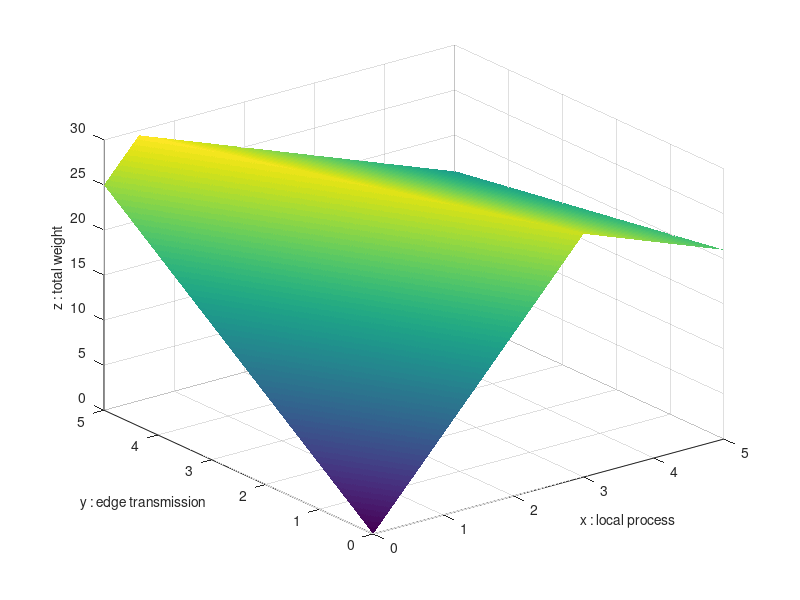

Source code (MATLAB): (Note: this script raises an error after producing the figure.)
 %%%%% Optimal Joint offloading and Scheduling%%%%
%%%% examples test %%%%
%%%% calculate Weight matrix %%%%
%%%% continuous %%%%
clear
A = 6; % arrival packets
X = 6; % virtual queue length
C = 1; % channel state
mu = 2; % local rate
e_E = 1; % edge energy consumption
e_L = 3; % local energy consumption
M = 1;
T = 5; % total time slots

y_max = T; 
z_max = T;
y = 0 : .01 : y_max;
z = 0 : .01 : z_max;

% schedule wireless transmission from 0 to y_max_int times 
W = zeros(length(y), length(z));
W_edge = zeros(1, length(y));
W_local = zeros(1, length(y));
z_maxWeight = zeros(1, length(y));

for i =  1 : length(y)
    W_edge(i) =  X * min(A, y(i) * C) - M * e_E * y(i);%
    for j = 1 : length(y)  % maximize local weight
        W_local(j) = X * min(max(A - y(i) * C, 0), z(j) * mu) - M * e_L * z(j);
        W(i, j) = W_edge(i) + W_local(j);
    end   
end



figure(1)
surf(y, z, W, 'EdgeColor', 'none')
xlabel('x : local process','FontSize', 10)
ylabel('y : edge transmission','FontSize', 10)
zlabel('z : total weight','FontSize', 10)
title('System Setup : A = ' + string(A) + ', X = ' + string(X) + ...
    ', \mu = ' + string(mu) + ', C = ' + string(C) + ', T = ' + string(T) ...
    + ', e^E = ' + string(e_E) + ', e^L  = ' + string(e_L),'FontSize', 14 )

% given z plot
% given_z = 3;
% figure(2)
% plot(y_all, W(:, given_z), 'r-o','LineWidth',2,'MarkerSize',10)
% xlabel('edge transmission', 'FontSize', 10)
% ylabel('total weight given k', 'FontSize', 10)
% title('System Setup : given z = ' + string(given_z) + ...
%     ', \mu = ' + string(mu) + ', C = ' + string(C) + ', T = ' + string(T) ...
%     + ', e^E = ' + string(e_E) + ', e^L  = ' + string(e_L),'FontSize', 14 )
% grid on
% 
% % given k plot
% given_k = 2;
% figure(3)
% plot(z_all, W(given_k,:), 'b-s','LineWidth',2,'MarkerSize',10)
% xlabel('edge transmission', 'FontSize', 10)
% ylabel('total weight given k', 'FontSize', 10)
% title('System Setup : given k = ' + string(given_k) + ...
%     ', \mu = ' + string(mu) + ', C = ' + string(C) + ', T = ' + string(T) ...
%     + ', e^E = ' + string(e_E) + ', e^L  = ' + string(e_L),'FontSize', 14 )
% grid on




